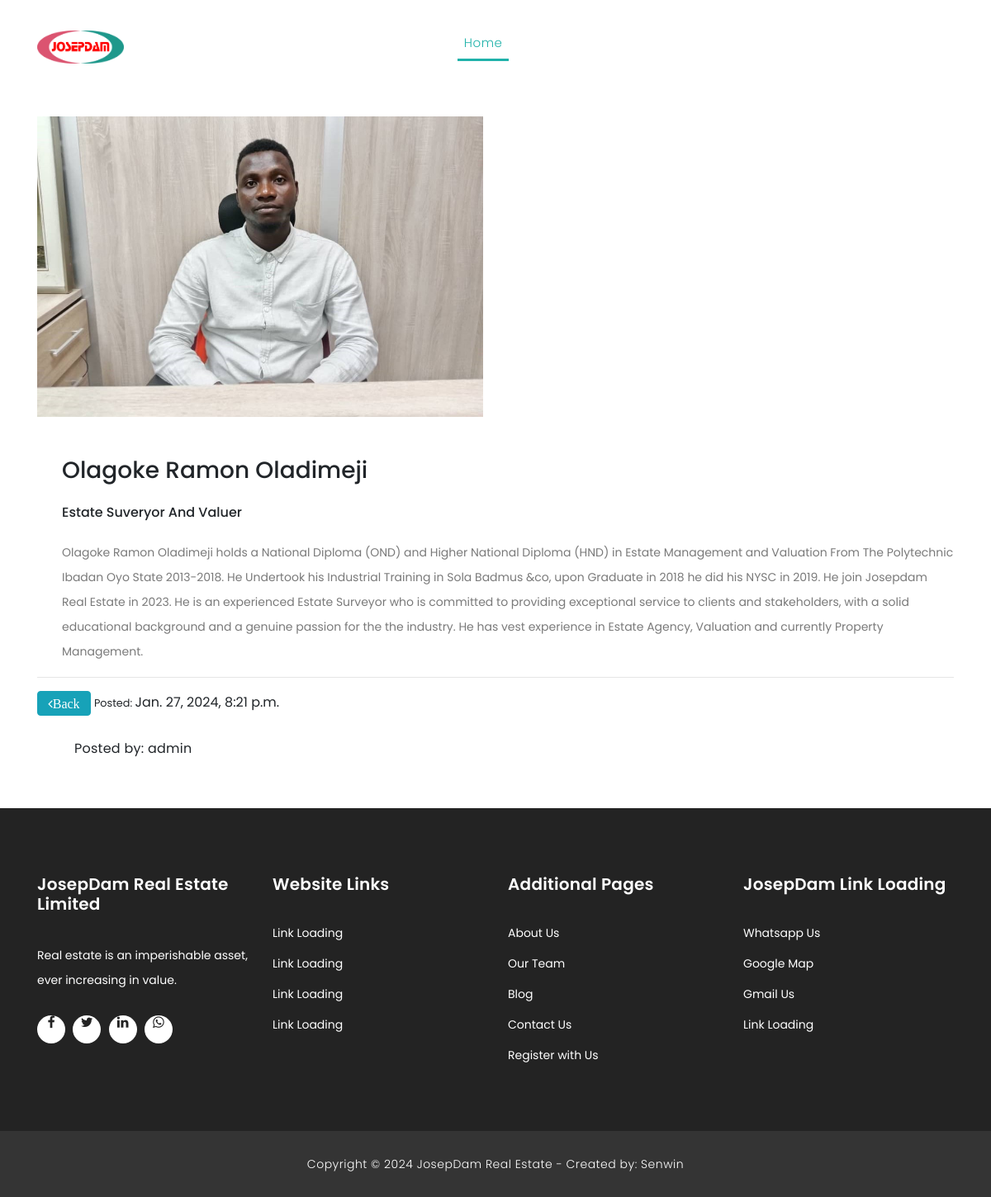
Before: /article_team/2/ with the older database file.
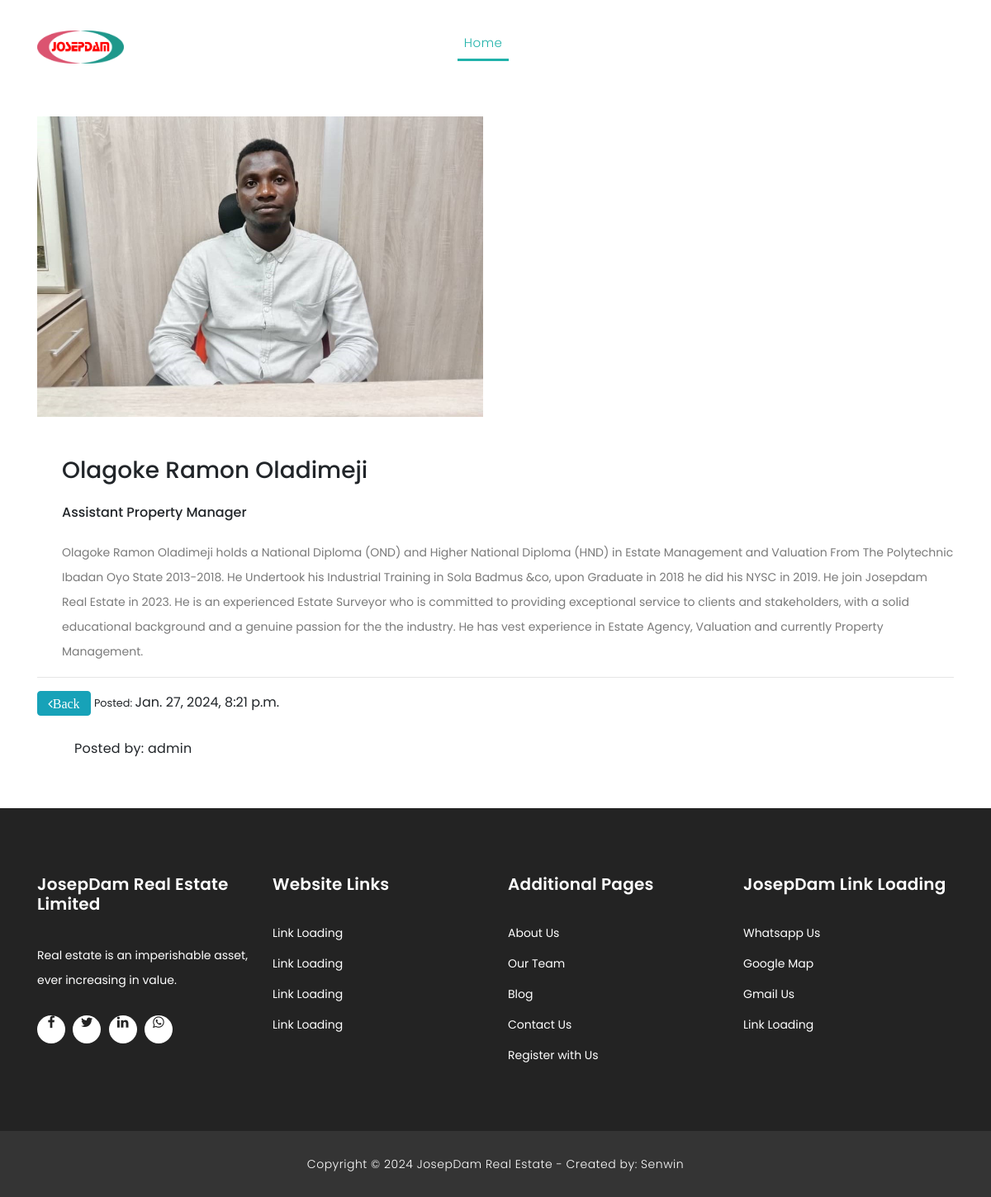
After: the same page with the newer database file.
### josepdam/models.py (models this page shows, shortened)
class TeamsPost (models.Model):
    worker_name = models.CharField (max_length = 200, blank=True, null=True)
    worker_position = models.CharField (max_length = 200, blank=True, null=True)
    worker_description = models.TextField()
    worker_img = models.ImageField(upload_to='images')
    slug = models.SlugField (max_length=25)
    publish_date = models.DateTimeField (auto_now_add= True)
    author = models.ForeignKey(User, on_delete=models.CASCADE)
    class Meta:
        ordering =['-publish_date']

### josepdam/views.py (the view, shortened to what this page needs)
# urls.py: path('article_team/<int:pk>/', ArticleTeamDetailView.as_view(), name="detail-team"),
class ArticleTeamDetailView(DetailView):
    model = TeamsPost
    template_name = 'josep/article_team_detail.html'

### templates/josep/article_team_detail.html (shortened to what this page needs)
{% extends "base.html" %}
{% load static %}
{% block content%}
    <div class="page-headingdddddd header-text">
        <div class="container">
          <div class="row">
            <div class="col-md-12">
              <h1> <small><del></small> <sup>$</sup>{{ object.price }}</h1>
            </div>
          </div>
        </div>
      </div>
    <div class="services">
      <div class="container">
        <div class="row">
          <div class="col-md-6">
            <div>
              {% if object.worker_img %}
              <img src="{{ object.worker_img.url }}" alt="" class="img-fluid wc-image">
              {% endif %}
            </div> <br>
          </div>
        </div> <br>
        <div class="tabs-content" style="display: block;">
          <h3>{{ object.worker_name }}</h3><br>
          <h6>{{ object.worker_position }}</h6><br>
          <p>{{ object.worker_description|truncatechars:9000 }}</p>
        </div> <hr>
        <span>
           <a href="{% url 'team' %}" class="btn btn-info"><i class="fa fa-angle-left">Back</i></a>
            <small>Posted: </small> {{ object.publish_date }}
        </span>
          <div class="col-lg-3">
            <div class="tabs-content">
              <h4><small>Posted by: {{object.author}}</small></h4>
            </div>
          </div>
        </div>
        <br>
        <br>
      </div>
{% endblock %}

Changed rows visible on the page:
changed TeamsPost "Olagoke Ramon Oladimeji": worker_position "Estate Suveryor And Valuer" → "Assistant Property Manager"
